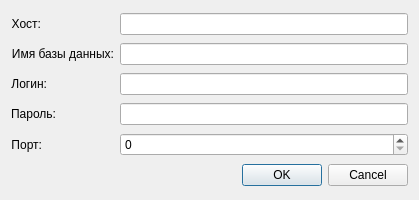
<?xml version="1.0" encoding="UTF-8"?>
<ui version="4.0">
 <class>DbData</class>
 <widget class="QDialog" name="DbData">
  <property name="geometry">
   <rect>
    <x>0</x>
    <y>0</y>
    <width>419</width>
    <height>200</height>
   </rect>
  </property>
  <property name="windowTitle">
   <string>Dialog</string>
  </property>
  <layout class="QGridLayout" name="gridLayout">
   <item row="0" column="0">
    <widget class="QLabel" name="lb_host">
     <property name="sizePolicy">
      <sizepolicy hsizetype="Fixed" vsizetype="Minimum">
       <horstretch>35</horstretch>
       <verstretch>0</verstretch>
      </sizepolicy>
     </property>
     <property name="text">
      <string>Хост:</string>
     </property>
     <property name="alignment">
      <set>Qt::AlignRight|Qt::AlignTrailing|Qt::AlignVCenter</set>
     </property>
    </widget>
   </item>
   <item row="0" column="1">
    <widget class="QLineEdit" name="le_host">
     <property name="sizePolicy">
      <sizepolicy hsizetype="Minimum" vsizetype="Fixed">
       <horstretch>0</horstretch>
       <verstretch>0</verstretch>
      </sizepolicy>
     </property>
    </widget>
   </item>
   <item row="1" column="0">
    <widget class="QLabel" name="lb_dbName">
     <property name="sizePolicy">
      <sizepolicy hsizetype="Maximum" vsizetype="Preferred">
       <horstretch>0</horstretch>
       <verstretch>0</verstretch>
      </sizepolicy>
     </property>
     <property name="text">
      <string>Имя базы данных:</string>
     </property>
     <property name="alignment">
      <set>Qt::AlignRight|Qt::AlignTrailing|Qt::AlignVCenter</set>
     </property>
    </widget>
   </item>
   <item row="1" column="1">
    <widget class="QLineEdit" name="le_dbName">
     <property name="sizePolicy">
      <sizepolicy hsizetype="Preferred" vsizetype="Fixed">
       <horstretch>0</horstretch>
       <verstretch>0</verstretch>
      </sizepolicy>
     </property>
    </widget>
   </item>
   <item row="2" column="0">
    <widget class="QLabel" name="lb_login">
     <property name="sizePolicy">
      <sizepolicy hsizetype="Maximum" vsizetype="Preferred">
       <horstretch>0</horstretch>
       <verstretch>0</verstretch>
      </sizepolicy>
     </property>
     <property name="text">
      <string>Логин:</string>
     </property>
     <property name="alignment">
      <set>Qt::AlignRight|Qt::AlignTrailing|Qt::AlignVCenter</set>
     </property>
    </widget>
   </item>
   <item row="2" column="1">
    <widget class="QLineEdit" name="le_login">
     <property name="sizePolicy">
      <sizepolicy hsizetype="Preferred" vsizetype="Fixed">
       <horstretch>0</horstretch>
       <verstretch>0</verstretch>
      </sizepolicy>
     </property>
    </widget>
   </item>
   <item row="3" column="0">
    <widget class="QLabel" name="lb_pass">
     <property name="sizePolicy">
      <sizepolicy hsizetype="Maximum" vsizetype="Preferred">
       <horstretch>0</horstretch>
       <verstretch>0</verstretch>
      </sizepolicy>
     </property>
     <property name="text">
      <string>Пароль:</string>
     </property>
     <property name="alignment">
      <set>Qt::AlignRight|Qt::AlignTrailing|Qt::AlignVCenter</set>
     </property>
    </widget>
   </item>
   <item row="3" column="1">
    <widget class="QLineEdit" name="le_pass">
     <property name="sizePolicy">
      <sizepolicy hsizetype="Preferred" vsizetype="Fixed">
       <horstretch>0</horstretch>
       <verstretch>0</verstretch>
      </sizepolicy>
     </property>
    </widget>
   </item>
   <item row="4" column="0">
    <widget class="QLabel" name="lb_port">
     <property name="sizePolicy">
      <sizepolicy hsizetype="Maximum" vsizetype="Preferred">
       <horstretch>0</horstretch>
       <verstretch>0</verstretch>
      </sizepolicy>
     </property>
     <property name="text">
      <string>Порт:</string>
     </property>
     <property name="alignment">
      <set>Qt::AlignRight|Qt::AlignTrailing|Qt::AlignVCenter</set>
     </property>
    </widget>
   </item>
   <item row="4" column="1">
    <widget class="QSpinBox" name="spB_port">
     <property name="sizePolicy">
      <sizepolicy hsizetype="Preferred" vsizetype="Fixed">
       <horstretch>0</horstretch>
       <verstretch>0</verstretch>
      </sizepolicy>
     </property>
     <property name="maximum">
      <number>65535</number>
     </property>
    </widget>
   </item>
   <item row="5" column="0" colspan="2">
    <widget class="QDialogButtonBox" name="buttonBox">
     <property name="orientation">
      <enum>Qt::Horizontal</enum>
     </property>
     <property name="standardButtons">
      <set>QDialogButtonBox::Cancel|QDialogButtonBox::Ok</set>
     </property>
    </widget>
   </item>
  </layout>
 </widget>
 <resources/>
 <connections>
  <connection>
   <sender>buttonBox</sender>
   <signal>accepted()</signal>
   <receiver>DbData</receiver>
   <slot>accept()</slot>
   <hints>
    <hint type="sourcelabel">
     <x>248</x>
     <y>254</y>
    </hint>
    <hint type="destinationlabel">
     <x>157</x>
     <y>274</y>
    </hint>
   </hints>
  </connection>
  <connection>
   <sender>buttonBox</sender>
   <signal>rejected()</signal>
   <receiver>DbData</receiver>
   <slot>reject()</slot>
   <hints>
    <hint type="sourcelabel">
     <x>316</x>
     <y>260</y>
    </hint>
    <hint type="destinationlabel">
     <x>286</x>
     <y>274</y>
    </hint>
   </hints>
  </connection>
 </connections>
</ui>
